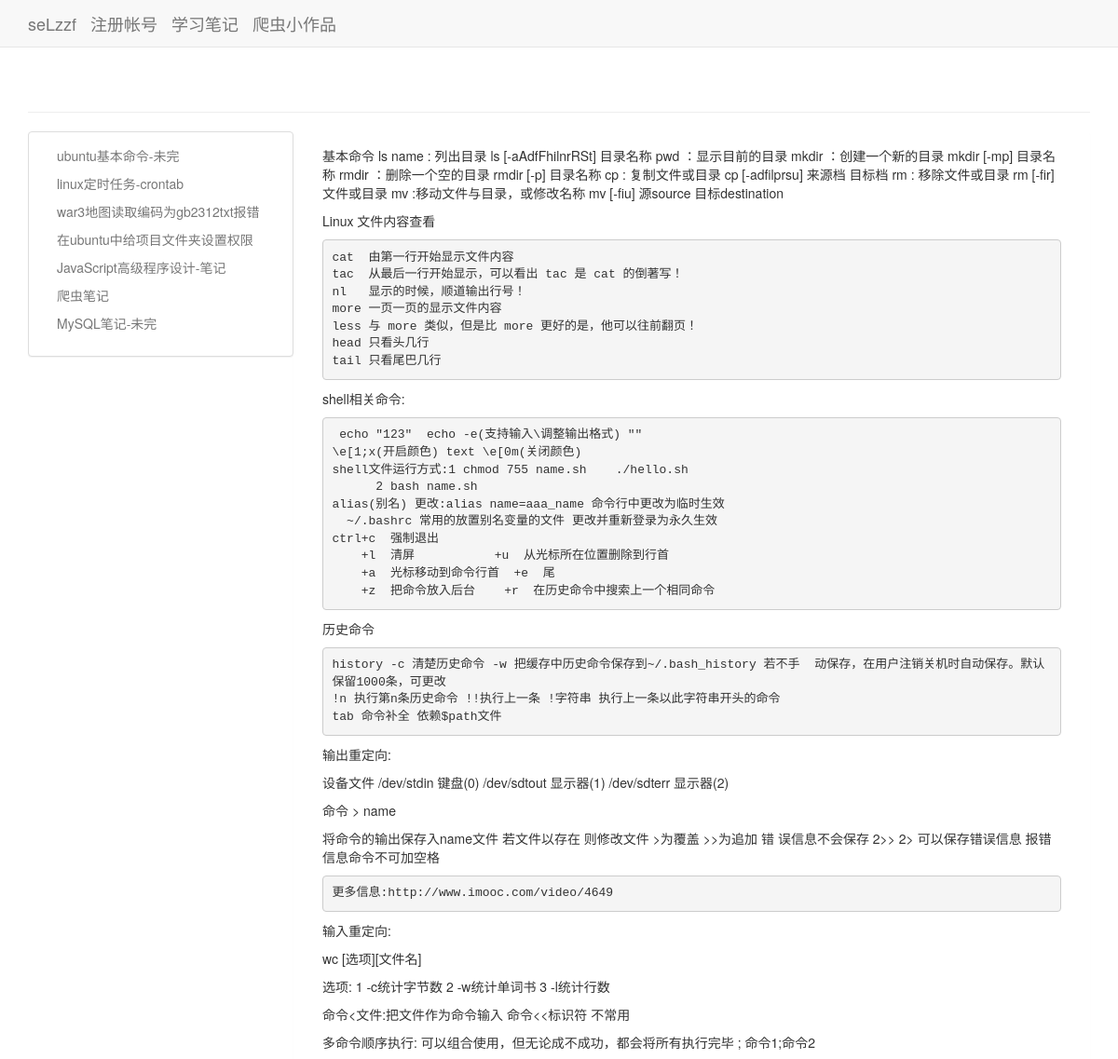
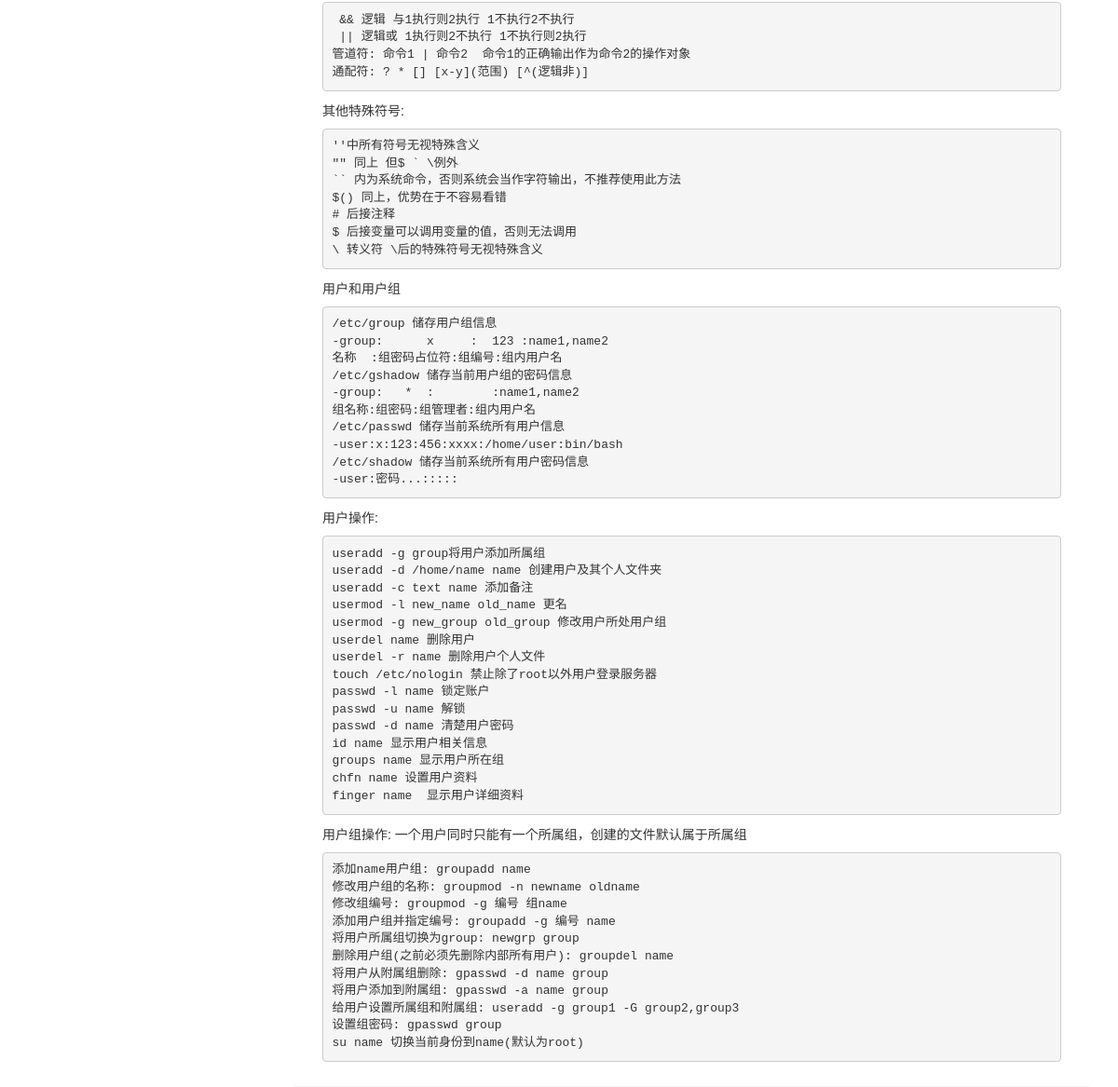
The page /notes/notes/?note=11 on the database its author committed (2 pictures, top to bottom).
### notes/models.py (models this page shows, shortened)
class Notes(models.Model):
	title=models.CharField('标题',max_length=30)
	text=models.TextField('正文')
	date_setup=models.DateTimeField(auto_now_add=True)
	views=models.PositiveIntegerField(default=0)

### notes/views.py (the view)
# urls.py: url(r'^notes/',include('notes.urls',namespace='notes')),
def notes(request):
	notes=Notes.objects.all().order_by('-date_setup')
	try:
		note_id=request.GET['note']
		note=Notes.objects.get(id=note_id)
	except:
		note=Notes.objects.get(id=1)
	import markdown
	note.text=markdown.markdown(note.text,extensions=[
						'markdown.extensions.extra',
						'markdown.extensions.codehilite',
						'markdown.extensions.toc',
					])
	context={'notes':notes,'note':note}
	return render(request,'notes/notes.html',context)

### blog/context_processor.py (called while the page is built)
def request_userinfo(request):
	user=request.user
	try:
		request_userinfo=Userinfo.objects.get(user=user)
		return {'request_userinfo':request_userinfo}
	except:
		return {'request_userinfo':'请登录.'}

### notes/templates/notes/notes.html (shortened to what this page needs)
{% extends 'users/base.html' %}
{% load bootstrap3 %}
{% load static %}
{% block content %}
<div class="col-md-3 panel panel-default">
  <div class='panel-body'>
  {% for note in notes %}
    <ul style="padding-left:0px;" ><a style='color:#777' href="?note={{note.id}}">{{ note.title }}</a></ul>
  {% endfor %}
  </div>
</div>
<div class="col-md-9 panel">
  <div class='panel-body'>
    {{note.text|safe}}
  </div>
</div>
{% endblock content %}

### rows shown on the page
Notes: title "ubuntu基本命令-未完", text "基本命令 ls name : 列出目录 ls [-aAdfFhilnrRSt] 目录名称 pwd ：显示目前的目录 mkdir ：创建一个新的目录 mkdir [-mp] 目录名称 rmdir ：删除一个空的目录 rmdir [-p] 目录名称 cp : 复制文件或目录 cp [-adfilprsu] 来源档 目标档 rm : 移除文件或目录 rm [-fir] 文件或目录 mv :移动文件与目录，或修改名称 mv [-fiu] 源source 目标destination Linux 文件内容查看 cat 由第一行开始显示文件内容 tac 从最后一行开始显示，可以看出 tac 是 cat 的倒著写！ nl 显示的时候，顺道输出行号！ more 一页一页的显示文件内容 less 与 more 类似，但是比 more 更好的是，他可以往前翻页！ head 只看头几行 tail 只看尾巴几行 shell相关命令: echo \"123\" echo -e(支持输入\\调整输出格式) \"\" \\e[1;x(开启颜色) text \\e[0m(关闭颜色) shell文件运行方式:1 chmod 755 name.sh ./hello.sh 2 bash name.sh alias(别名) 更改:alias name=aaa_name 命令行中更改为临时生效 ~/.bashrc 常用的放置别名变量的文件 更改并重新登录为永久生效 ctrl+c 强制退出 +l 清屏 +u 从光标所在位置删除到行首 +a 光标移动到命令行首 +e 尾 +z 把命令放入后台 +r 在历史命令中搜索上一个相同命令…"
Notes: title "linux定时任务-crontab"
Notes: title "war3地图读取编码为gb2312txt报错"
Notes: title "在ubuntu中给项目文件夹设置权限"
Notes: title "JavaScript高级程序设计-笔记"
Notes: title "爬虫笔记"
Notes: title "MySQL笔记-未完"
